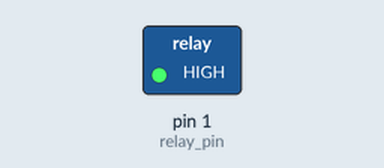
The sketch below on a simulated Arduino Uno, built with avr-gcc and run on an emulated ATmega328P. On the bench: switched loads named in the sketch (green lamp = pin HIGH).

Above: at 2.5 s.
At 7.5 s:
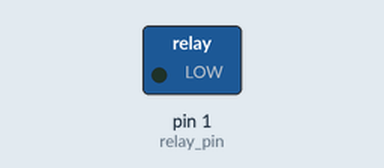
Timing chart, 0 to 13.0 s (numbered marks = the images above):
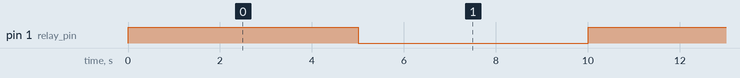

The sketch:

solenoidal1.ino
```cpp
int relay_pin=1;
void setup() {
 // put your setup code here, to run once:

pinMode(relay_pin,OUTPUT);
}

void loop() {
 digitalWrite(relay_pin,HIGH);
delay(5000);
digitalWrite(relay_pin,LOW);
delay(5000);

}
```

Measured:
- by itself, pin 1 (relay_pin): alternates HIGH for 5.0 s and LOW for 5.0 s
